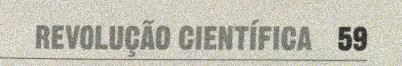
#> input picture resources/Imagens/teste_ruido.jpg, 402 x 66 px
$ python tesseract_13.py
#> lines starting #> are read from the running program, lines starting #| are printed output that depends on the picture
### src/tesseract/tesseract_functions.py
import numpy as np
import cv2
from PIL import Image
from PIL import ImageFont
from PIL import ImageDraw
import pprint
import pytesseract
from pytesseract import Output
from src import RESOURCES_PATH

WINDOW_NAME = 'displaymywindows'
CALIBRI_FONT = RESOURCES_PATH + '/Fontes/calibri.ttf'
MIN_CONF = 50
TESSERACT_CONF = '--tessdata-dir {}/tessdata'.format(RESOURCES_PATH)  # Config with language portuguese


def read_file_as_bgr(file):
#> called with file = 'src/../resources/Imagens/teste_ruido.jpg'
    return cv2.imread(file)  # Open Image
#> returned value is the input picture: shape (66, 402, 3); mean B, G, R 178.1, 190.4, 192.9


def convert_image_to_gray(img):
    return cv2.cvtColor(img, cv2.COLOR_BGR2GRAY)  # Convert image to gray
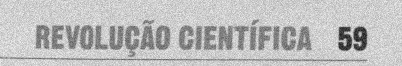
#> returned value: shape (66, 402); min 25, max 245, mean 189.7


def invert_gray_color(gray):
    return 255 - gray


def filter_color_binary_threshold(img, min=0, max=255):
    __, result = cv2.threshold(img, min, max, cv2.THRESH_BINARY)
    return result


def filter_color_otsu_threshold(img, min=0, max=255):
    __, result = cv2.threshold(img, min, max, cv2.THRESH_BINARY | cv2.THRESH_OTSU)
    return result


def filter_color_mean_adaptive_threshold(img, block_size=11, subtracted=9):
    return cv2.adaptiveThreshold(img, 255, cv2.ADAPTIVE_THRESH_MEAN_C, cv2.THRESH_BINARY, block_size, subtracted)


def filter_color_gaussian_adaptive_threshold(img, block_size=11, subtracted=9):
    return cv2.adaptiveThreshold(img, 255, cv2.ADAPTIVE_THRESH_GAUSSIAN_C, cv2.THRESH_BINARY, block_size, subtracted)


def resize(img, height, wight):
    return cv2.resize(img, (height, wight))


def enlarge(img, factor):
    return cv2.resize(img, None, fx=factor, fy=factor, interpolation=cv2.INTER_CUBIC)


def reduce(img, factor):
    return cv2.resize(img, None, fx=factor, fy=factor, interpolation=cv2.INTER_AREA)


def filter_noise_erode(img, sensitivity=3):
    return cv2.erode(img, np.ones((sensitivity, sensitivity), np.uint8))


def filter_noise_dilate(img, sensitivity=3):
    return cv2.dilate(img, np.ones((sensitivity, sensitivity), np.uint8))


def filter_noise_opening(img, sensitivity=3):
    return filter_noise_dilate(filter_noise_erode(img, sensitivity), sensitivity)


def filter_noise_closure(img, sensitivity=3):
    return filter_noise_erode(filter_noise_dilate(img, sensitivity), sensitivity)


def filter_blur(img, size=5):  # Good for images
    return cv2.blur(img, (size, size))


def filter_blur_gaussian(img, size=5):  # Good for images
    return cv2.GaussianBlur(img, (size, size), 0)


def filter_blur_median(img, size=5):  # Good for text
    return cv2.medianBlur(img, size)


def filter_blur_bilateral(img):  # Good for text
    return cv2.bilateralFilter(img, 15, 40, 45)
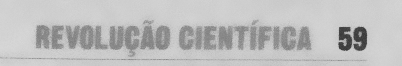
#> returned value: shape (66, 402); min 57, max 215, mean 190.1


def convert_image_to_string(img, lang='por'):
    return pytesseract.image_to_string(img, lang=lang, config=TESSERACT_CONF, output_type=Output.DICT)


def convert_image_to_data(img, lang='por'):
    return pytesseract.image_to_data(img, lang=lang, config=TESSERACT_CONF, output_type=Output.DICT)


# [19 lines left out: functions print_ocr_on_image, show_image, not called in this run]


def pretty_print_dict(value):
    pretty = pprint.PrettyPrinter(width=200)
    pretty.pprint(value)


# [18 lines left out: functions text_box, write_text, not called in this run]

### src/tesseract/exercise/tesseract_13.py
from src.tesseract.tesseract_functions import *
from src import RESOURCES_PATH


def tesseract_example():
    img = read_file_as_bgr(RESOURCES_PATH + '/Imagens/teste_ruido.jpg')
    img = convert_image_to_gray(img)
    img = filter_blur_bilateral(img)

    results = convert_image_to_data(img, 'por')
    print_ocr_on_image(img, results)


if __name__ == '__main__':
    tesseract_example()
#> (the call stopped at in convert_image_to_data, `return pytesseract.image_to_data(img, lang=lang, config=TESSERACT_CONF..`: pytesseract is not available in this run)

$ run again, with resources/Imagens/caneca.jpg copied over resources/Imagens/teste_ruido.jpg
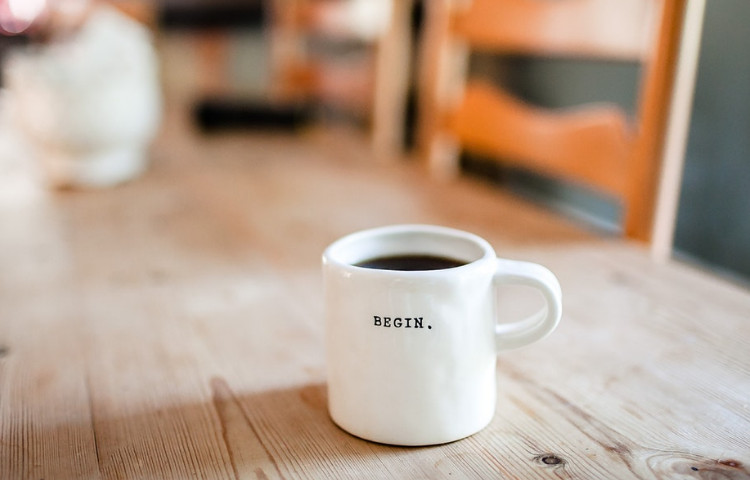
#> input picture resources/Imagens/caneca.jpg, 750 x 480 px
#> in read_file_as_bgr, returned value is the input picture: shape (480, 750, 3); mean B, G, R 142.6, 159.8, 182.4
#> in convert_image_to_gray, `return cv2.cvtColor(img, cv2.COLOR_BGR2GRAY)`:
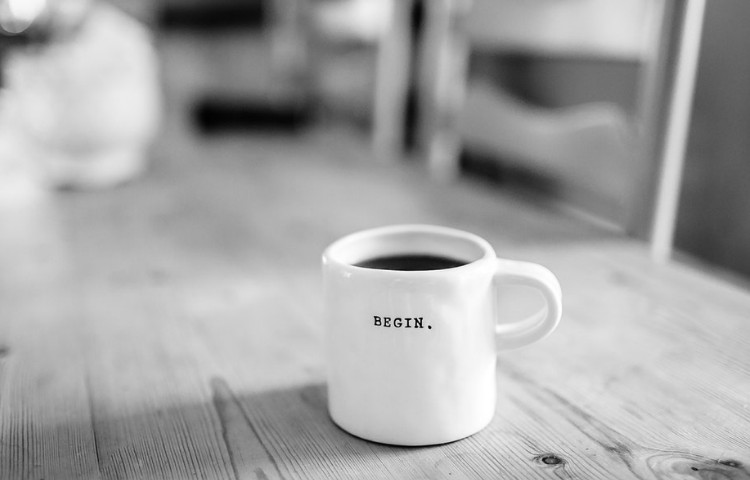
#> returned value: shape (480, 750); min 1, max 255, mean 164.6
